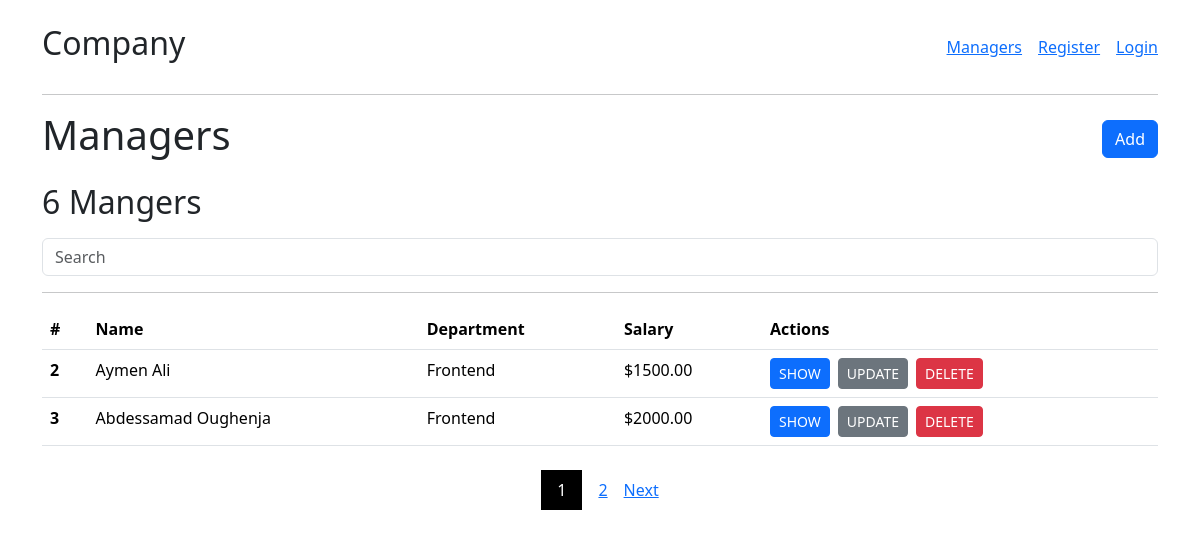
Page /managers/ on the committed database.
### managers/models.py (models this page shows)
class Manager(models.Model):
    name = models.CharField(max_length=100)
    phone_number = models.CharField(max_length=15)
    hire_date = models.DateField()
    department = models.CharField(max_length=100)
    salary = models.DecimalField(max_digits=10, decimal_places=2)

### managers/views.py (the view)
# urls.py: path("", views.index, name="managers.index"),
def index(request: HttpRequest) -> HttpResponse:
    page_number = request.GET.get("p", 1)
    managers = Manager.objects.all().order_by("id")
    paginator = Paginator(managers, 2)
    page_items = paginator.get_page(page_number)
    return render(
        request,
        "managers/index.html",
        {"managers": page_items, "managers_count": managers.count()},
    )

### managers/templates/managers/index.html (shortened to what this page needs)
{% extends "base.html" %}
{% block body %}
<div class='d-flex align-items-center justify-content-between'>
    <h1>Managers</h1>
    <a href={% url "managers.create" %} class='btn btn-primary'>Add</a>
</div>
<div class="mt-3">
    <h2 class="mb-3">{{managers_count|default:"0"}} Mangers</h2>
    <form action={% url "managers.index" %} method='GET'>
        <input name='title' class="form-control" placeholder='Search' type='search' value={{title|default:''}}>
    </form>
    {% if managers|length %}
        <hr>
        <table class="mt-2 table">
            <thead>
            <tr>
                <th scope="col">#</th>
                <th scope="col">Name</th>
                <th scope="col">Department</th>
                <th scope="col">Salary</th>
                <th scope="col">Actions</th>
            </tr>
            </thead>
            <tbody>
                {% for manager in managers %}
                    <tr>
                        <th scope="row">{{manager.id}}</th>
                        <td>{{manager.name|title}}</td>
                        <td>{{manager.department|title}}</td>
                        <td>${{manager.salary}}</td>
                        <td>
                            <div class='d-flex align-items-center gap-2'>
                                <a class='btn btn-primary btn-sm' href={% url "managers.show" id=manager.id %}>SHOW</a>
                                <a class='btn btn-secondary btn-sm' href={% url "managers.update" id=manager.id %}>UPDATE</a>
                                <form action="{% url "managers.delete" id=manager.id %}" method='POST'>
                                    <button type='submit' class='btn btn-danger btn-sm' href={% url "managers.update" id=manager.id %}>DELETE</button>
                                </form>
                            </div>
                        </td>
                    </tr>
                {% endfor %}
            </tbody>
        </table>
    {% else %}
        <h2>No Managers...</h2>
    {% endif %}
    <div class="d-flex gap-3 align-items-center justify-content-center mt-4">
        <a class='text-white bg-black px-3 py-2 text-decoration-none' href="?p={{managers.number}}">{{managers.number}}</a>
        {% if managers.has_next %}
            <a href="?p={{managers.next_page_number}}">{{managers.next_page_number}}</a>
            <a href="?p={{managers.next_page_number}}">Next</a>
        {% endif %}
    </div>
</div>
{% endblock body %}

### rows in the picture
Manager: id "2", name "Aymen Ali", department "Frontend", salary "1500.00"
Manager: id "3", name "Abdessamad Oughenja", department "Frontend", salary "2000.00"

### other values in the picture
{{ managers_count|default:"0" }} "6"
{{ managers.number }} "1"
{{ managers.next_page_number }} "2"
